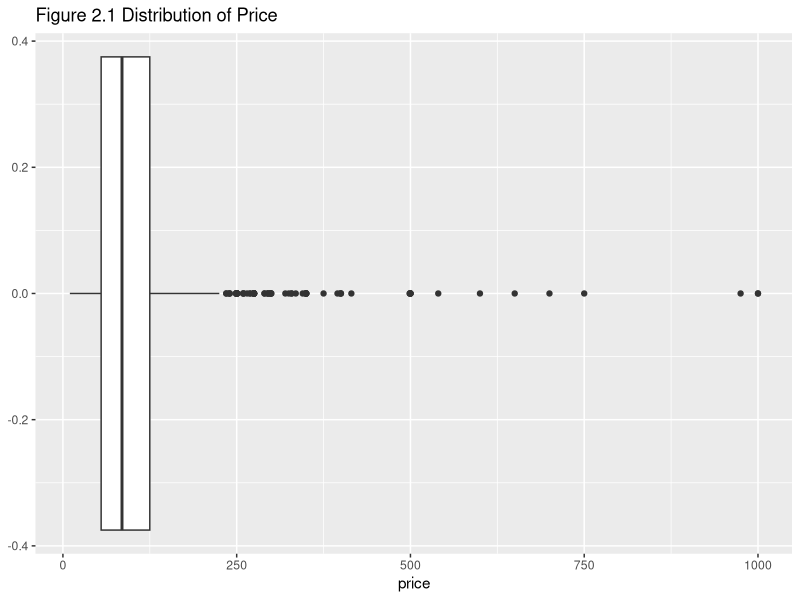
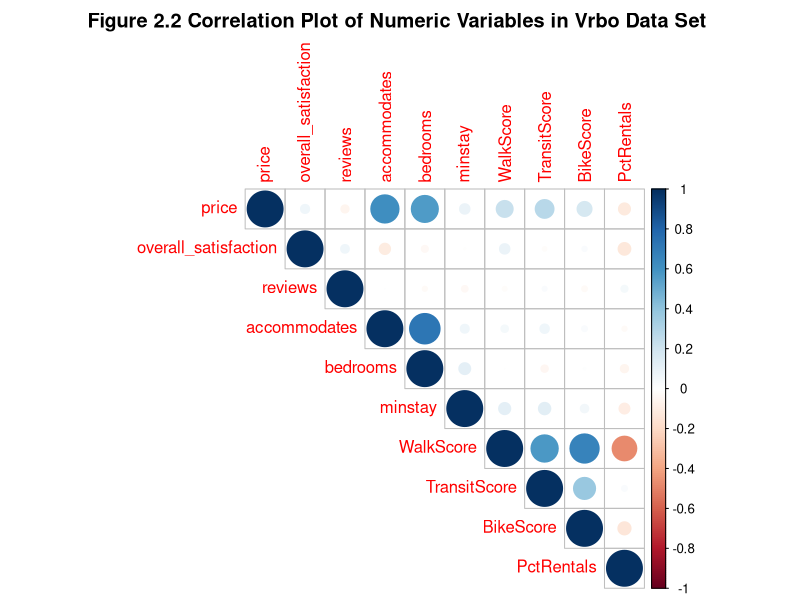

Write the R code that produced these figures, in order.
## ---- chunk 1
knitr::opts_chunk$set(echo = TRUE)
## ---- chunk 2
##Here we load the packages needed
library(ggplot2)
library(broom)
library(gridExtra)
library(dplyr)
library(class)
library(tidyverse)
library(gridExtra)
library(leaps)
library(corrplot)
library(RColorBrewer)
library(glmnet)
## ---- chunk 3
vrboData<-read.csv("VRBO.csv")
## ---- chunk 4
glimpse(vrboData)
## ---- chunk 5
# Find out the number of missing values in the vrbo data set
sum(is.na(vrboData))
#Remove rows with missing values 


vrboCleaned<-vrboData%>%
  na.omit(vrboData)%>%
  select(-UnitNumber)
vrboCleaned$PctRentals=as.numeric((vrboCleaned$PctRentals)*100)
## ---- chunk 6
ggplot(data=vrboCleaned,aes(x=price))+
  geom_boxplot()+
  ggtitle("Figure 2.1 Distribution of Price")
## ---- chunk 7
knitr::kable(table(vrboData$room_type))
## ---- chunk 8
#convert character features into factor
vrboCleaned$neighborhood <-as.factor(vrboCleaned$neighborhood)
## ---- chunk 9
#Obtain correlation between features and save it as an object
M<-cor(vrboCleaned[,-c(4,8,9)])
#Create correlation plot
corrplot(M, method= "circle",type = "upper",title="Figure 2.2 Correlation Plot of Numeric Variables in Vrbo Data Set ",mar = c(0,0,2,0))
#M
## ---- chunk 10
XD <- model.matrix(price ~., data = vrboCleaned)
## ---- chunk 11
ridge.modeltest<- glmnet(XD[,-1], vrboCleaned$price, alpha = 0, lambda =200 , standardize = TRUE)
coefficients(ridge.modeltest)
## ---- chunk 12

## ---- chunk 13
